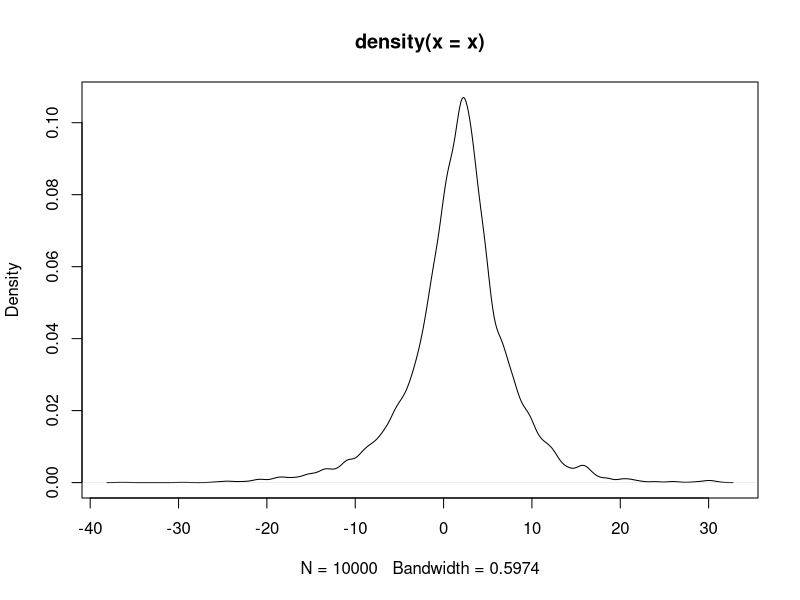
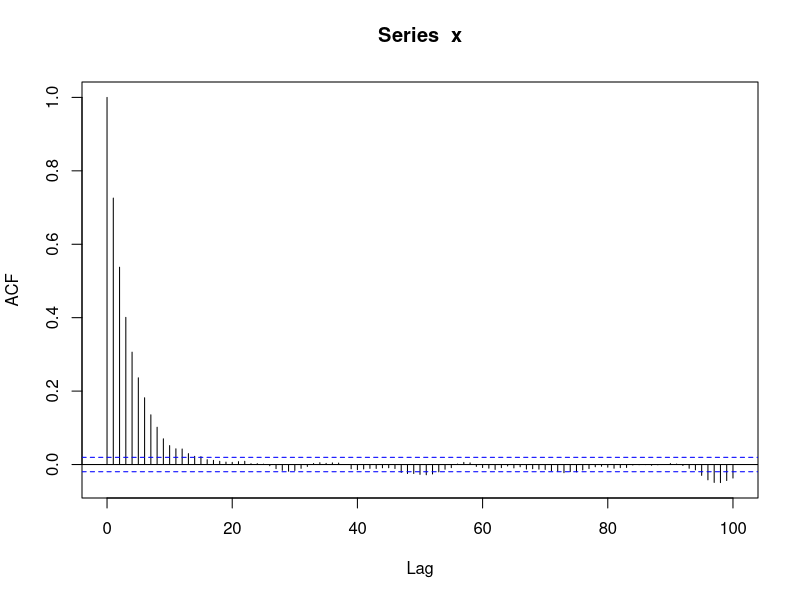
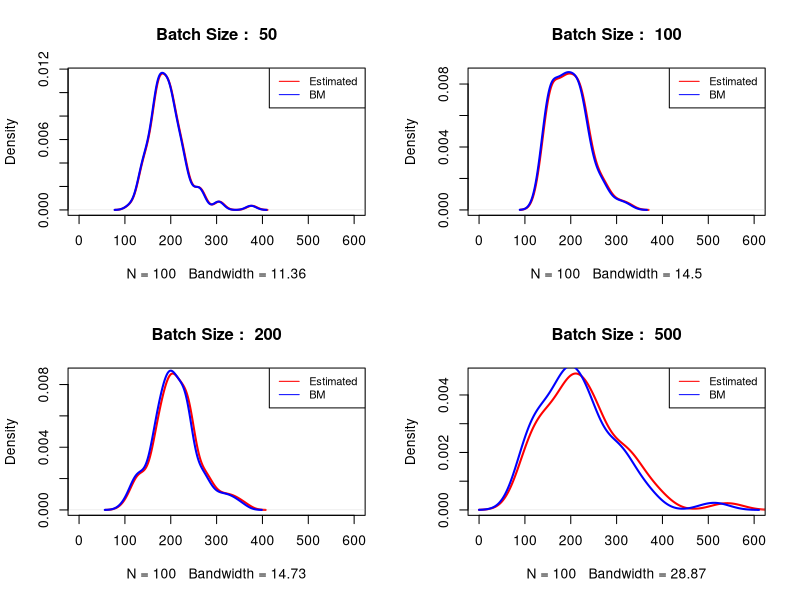
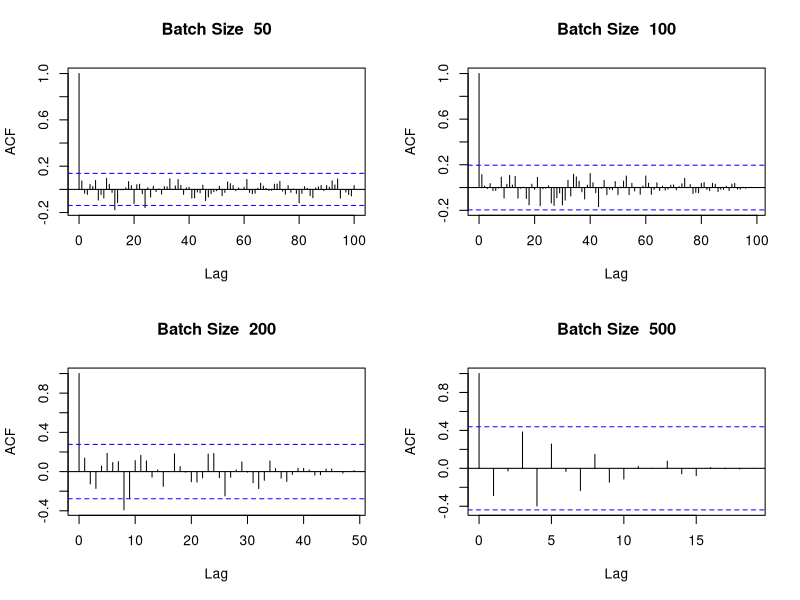

Generate these figures, in order, with R:
# running the procedure of using MCMC to generate samples
# then finding the variance and plotting there density

# defining different targets

# exponential
rate = 2
exponential <- function(x,rate){
    return(dexp(x,rate))
}
# gamma
shape = 9
rate = 0.5
gamma <- function(x,shape,rate){
    return(dgamma(x,shape = shape, rate = rate))
}
# laplace

theta = 2
s = 4    
laplace <- function(x,theta,s){
    return(0.5*(1/s)*exp(-abs(x-theta)/s))
}
# chi-squared

k = 5
chisq <- function(x,k){
    return(dchisq(x,k))
}

# Using normal distribution as proposal 
normal <- function(x,mu,h){
	return (rnorm(x,mean = mu, sd = h))
}

#setting up parameters for distributions
target <- laplace
proposal <- normal

# setting up for running multiple mcmc
iter <- 400

b_dist <- c(50,100,200,500);

#for the sigma of each run
est_sigma_dist <- matrix(0, nrow = length(b_dist), ncol = iter/length(b_dist))
bm_sigma_dist <- matrix(0, nrow = length(b_dist), ncol = iter/length(b_dist))
#for the sample mean of each run
sample_mean_dist = numeric(length = iter)

acc_dist = numeric(length = iter)
# running mulitple mcmc
# setting up changing parameters

T <- 1e4

Y_1 = numeric(length = T/b_dist[1])
Y_2 = numeric(length = T/b_dist[2])
Y_3 = numeric(length = T/b_dist[3])
Y_4 = numeric(length = T/b_dist[4])

h <- 10

ini <- 2
it <- 1

while(it <= iter){
    x <- numeric(T)
    acc <- 0
    x[1] <- ini + rnorm(1) #rnorm for a little variance in starting value
    while(x[1] < 0){
        x[1] <- ini + rnorm(1)
    }
    for(t in 2:T){
        y = proposal(1,x[t-1],h)
        # sample space restrictions
        # while(y < 0){ 
        #     y = proposal(1,x[t-1],h)
        # }
        alpha = min((target(y,theta,s)/target(x[t-1],theta,s)),1)
        u = runif(1,0,1)
        if(u <= alpha){
            x[t] = y
            acc <- acc + 1
        } else {
            x[t] = x[t-1]
        }
    }
    acc_dist[it] <- ((acc/T)*100)
    sample_mean_dist[it] = mean(x)
    
    n <- T
    b <- b_dist[if (it%%length(b_dist) == 0) length(b_dist) else it%%length(b_dist)]

    a <- n/b
    mu = mean(x)
    Y = numeric(a)
    for(i in 0:(a-1)){
        Y[i+1] = mean(x[((b*i)+1):(b*(i+1))])
    }
    if(b == b_dist[1]){
        Y_1 = Y
    }
    else if (b == b_dist[2]){
        Y_2 = Y
    }
    else if (b == b_dist[3]){
        Y_3 = Y
    }
    else {
        Y_4 = Y
    }
    bm_sigma= (b/(a-1))*(sum((Y-mu)^2))

    model = ar(Y, aic = FALSE,order.max = 1)

    rho <- model$ar
    alpha_sq <- model$var.pred

    est_sigma <- (b*alpha_sq)/((1-rho^2))
    bm_sigma_dist[if (it%%length(b_dist) == 0) length(b_dist) else it%%length(b_dist), if(floor(it/length(b_dist)) == iter/length(b_dist)) iter/length(b_dist) else floor((it-1)/length(b_dist)) + 1] = bm_sigma
    est_sigma_dist[if (it%%length(b_dist) == 0) length(b_dist) else it%%length(b_dist), if(floor(it/length(b_dist)) == iter/length(b_dist)) iter/length(b_dist) else floor((it-1)/length(b_dist)) + 1] = est_sigma
    # print(paste("Row, Column Value", if (it%%length(b_dist) == 0) length(b_dist) else it%%length(b_dist), " ", if(floor(it/length(b_dist)) == iter/length(b_dist)) iter/length(b_dist) else floor((it-1)/length(b_dist)) + 1 , " ", b_dist[if (it%%length(b_dist) == 0) length(b_dist) else it%%length(b_dist)]))
    it <- it + 1
}
plot(density(x))
mean(x)
mean(acc_dist)

var(sample_mean_dist)
var(sample_mean_dist)*T

cbind(apply(bm_sigma_dist,1,mean),apply(est_sigma_dist,1,mean))
cbind(apply(bm_sigma_dist,1,var),apply(est_sigma_dist,1,var)) 
par(mfrow=c(1,1))
acf(x,lag.max = 100)

par(mfrow=c(2,2))    

for(i in 1:4) {
    plot(density(est_sigma_dist[i,]),xlim=c(0,600), main = paste("Batch Size : ",b_dist[i]), lwd = 2, col = "red")
    lines(density(bm_sigma_dist[i,]), lwd = 2, col = "blue")
    legend("topright", legend=c("Estimated ","BM "), col=c("red","blue"), lty=1:1, cex=0.8)
}
par(mfrow=c(2,2))
acf(Y_1,lag.max = 100,main=paste("Batch Size ",b_dist[1]))
acf(Y_2,lag.max = 100,main=paste("Batch Size ",b_dist[2]))
acf(Y_3,lag.max = 100,main=paste("Batch Size ",b_dist[3]))
acf(Y_4,lag.max = 100,main=paste("Batch Size ",b_dist[4]))


